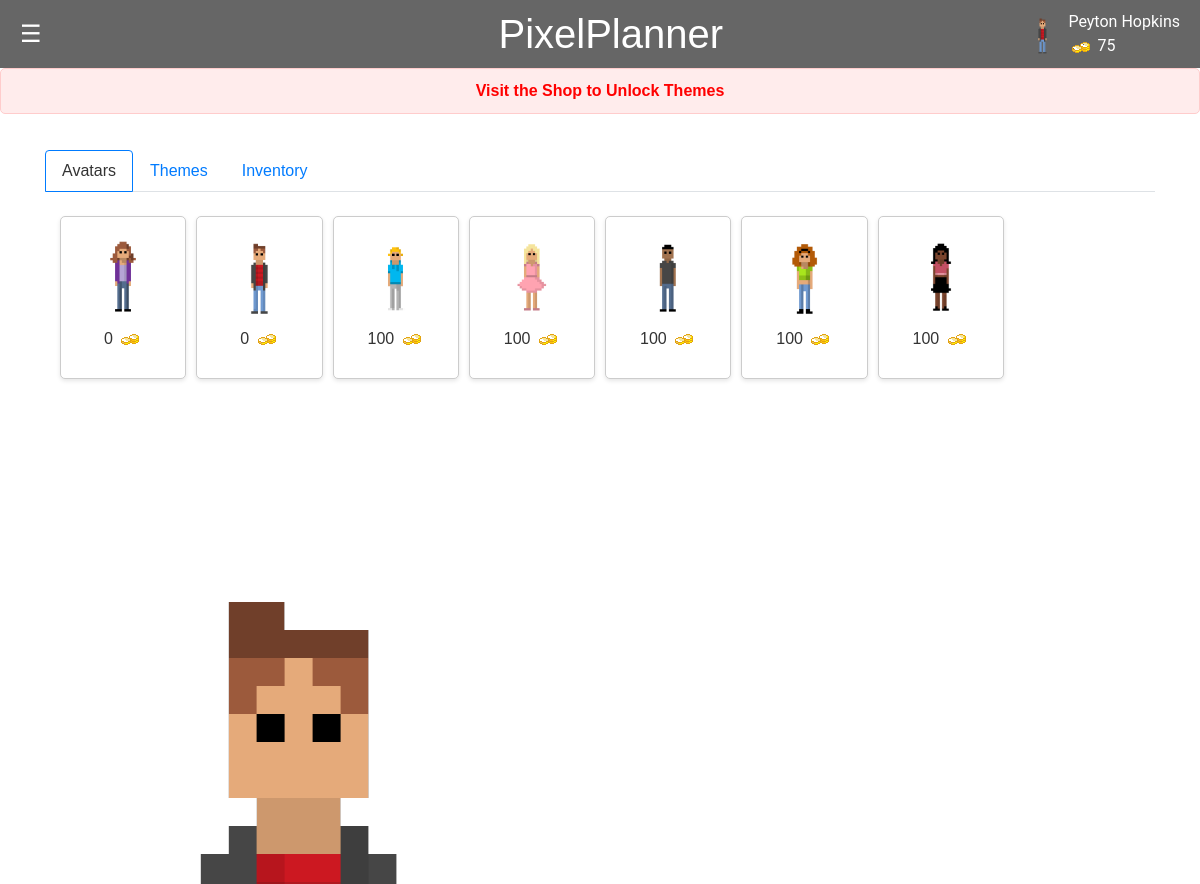
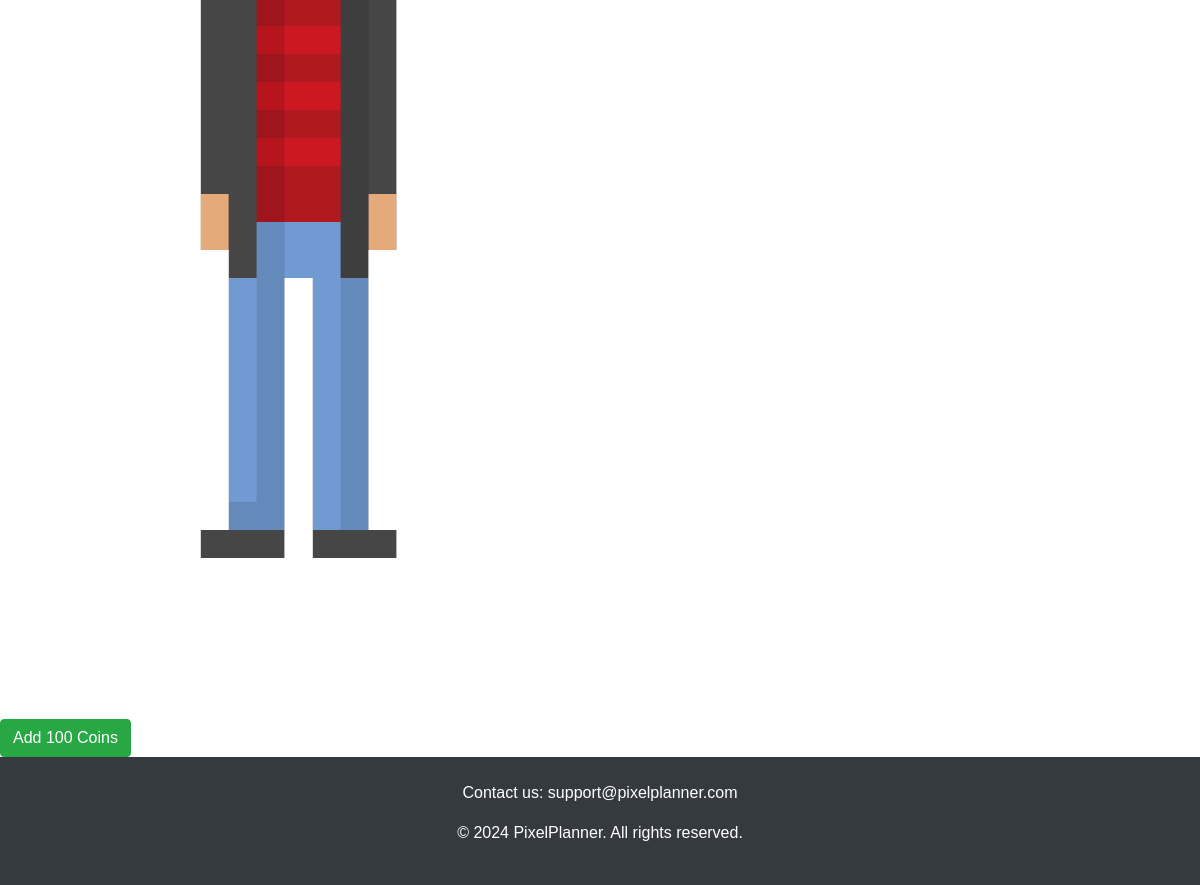
Screenshot of /shop (signed in) with the database file from the repository (2 pictures, top to bottom).
### app.py (models this page shows, shortened)
class User(db.Model):
    id = db.Column(db.Integer, primary_key=True)
    name = db.Column(db.String(100), nullable=False)
    email = db.Column(db.String(100), unique=True)
    password = db.Column(db.String(100))
    canvas_api_key = db.Column(db.String(255))
    course_codes_list = db.Column(db.String(255))
    avatar = db.Column(db.String(255))
    coins = db.Column(db.Integer)
    color_picker_unlocked = db.Column(db.Boolean, default=False)
    user_items = db.relationship('UserItem', backref='user', lazy=True, cascade="all, delete, delete-orphan")

class Item(db.Model):
    id = db.Column(db.Integer, primary_key=True)
    name = db.Column(db.String(100), nullable=False)
    price = db.Column(db.Integer, nullable=False)
    img = db.Column(db.String(255))

### app.py (the view)
@app.route('/shop')
def shop():
    if 'email' not in session:
        flash('Please log in to access the shop.')
        return redirect(url_for('login'))
    user = User.query.filter_by(email=session['email']).first()
    if not user:
        flash('User not found.')
        return redirect(url_for('login'))
    all_items = Item.query.all()
    unlocked_items = {ui.item.id for ui in user.user_items if ui.unlocked}  # use .all() to fetch items
    items_for_display = [{
        'id': item.id,
        'name': item.name,
        'img': item.img,
        'price': item.price,
        'unlocked': item.id in unlocked_items
    } for item in all_items]
    return render_template('shop.html', user=user, items=items_for_display)

### templates/shop.html (shortened to what this page needs)
<!DOCTYPE html>
<html lang="en">
<head>
    <link rel="stylesheet" href="https://cdn.jsdelivr.net/npm/bootstrap@4.6.2/dist/css/bootstrap.min.css">
    <link rel="stylesheet" href="/static/css/styles.css">
</head>
<header>
    <div class="menu-icon" onmouseover="openNav()" onmouseout="closeNav()">&#9776;</div>
    <h1>PixelPlanner</h1>
    <div class="profile-info">
        <img src="{{ url_for('static', filename='images/' + user.avatar) }}" alt="User Avatar" class="avatar">
        <div class="player-info">
            <span class="player-name">{{session.get('user_name', 'Guest')}}</span>
            <span class="player-coins"><img src="{{ url_for('static', filename='images/coin.png') }}" alt="Coin"> {{
                user.coins }}</span>
        </div>
</header>
{% if user.color_picker_unlocked %}
<form class="color-picker">
    <fieldset>
        <legend class="visually-hidden">Pick a color scheme</legend>
        <label for="light" class="visually-hidden">Light Theme</label>
        <input type="radio" name="theme" id="light" checked>
        <label for="pink" class="visually-hidden">Pink Theme</label>
        <input type="radio" name="theme" id="pink">
        <label for="blue" class="visually-hidden">Blue Theme</label>
        <input type="radio" name="theme" id="blue">
        <label for="green" class="visually-hidden">Green</label>
        <input type="radio" name="theme" id="green">
        <label for="dark" class="visually-hidden">Dark</label>
        <input type="radio" name="theme" id="dark">
    </fieldset>
</form>
{% else %}
<p class="locked-feature-notice">Visit the Shop to Unlock Themes</p>
{% endif %}
<body>
    <div class="shop-layout">
        <div class="container">
            <ul class="nav nav-tabs" id="shopTabs">
                <li class="nav-item">
                    <a class="nav-link active" data-toggle="tab" href="#avatars">Avatars</a>
                </li>
                <li class="nav-item">
                    <a class="nav-link" data-toggle="tab" href="#themes">Themes</a>
                </li>
                <li class="nav-item">
                    <a class="nav-link" data-toggle="tab" href="#inventory">Inventory</a>
                </li>
            </ul>
            <div class="tab-content">
                <div id="avatars" class="container tab-pane active"><br>
                    <div class="shop-grid">
                        {% for item in items %}
                        <div class="shop-item {{ 'purchased' if item.unlocked else '' }}" data-item-id="{{ item.id }}"
                            data-name="{{ item.name }}" data-price="{{ item.price }}"
                            data-img="{{ url_for('static', filename='images/' + item.img) }}">
                            <img src="{{ url_for('static', filename='images/' + item.img) }}" alt="{{ item.name }}">
                            <p>{{ item.price }} <img src="{{ url_for('static', filename='images/coin.png') }}"
                                    alt="Coin"></p>
                        </div>
                        {% endfor %}
                    </div>
                </div>
            </div>
        </div>
    </div>
    <div class="user-avatar-large">
        <img src="{{ url_for('static', filename='images/' + user.avatar) }}" alt="User Avatar">
    </div>
<div>
    <form action="{{ url_for('add_coins') }}" method="post">
        <button type="submit" class="btn btn-success">Add 100 Coins</button>
    </form>
</div>
    <footer class="footer bg-dark text-white py-4">
        <div class="container text-center">
            <p>Contact us: support@pixelplanner.com</p>
            <p>&copy; 2024 PixelPlanner. All rights reserved.</p>
        </div>
    </footer>
</body>
</html>

### static/css/styles.css (style rules this page uses)
body, html { height: 100%; margin: 0; padding: 0; font-family: Arial, sans-serif; background-color: var(--bg-color); color: var(--text-color); }
body, html { margin: 0; padding: 0; font-family: Arial, sans-serif; }
header { display: flex; justify-content: space-between; align-items: center; background-color: var(--notification-text-color); padding: 10px 20px; position: relative; }
header h1 { margin: 0; flex-grow: 1; text-align: center; color: var(--bg-color) }
.menu-icon { cursor: pointer; font-size: 24px; color: var(--bg-color); }
.profile-info { display: flex; align-items: center; position: absolute; top: 10px; right: 20px; font-family: 'Roboto', sans-serif; color: var(--bg-color); }
.avatar { height: 50px; width: auto; border-radius: 50%; }
.player-info { display: flex; flex-direction: column; margin-left: 10px }
body { font-family: Arial, sans-serif; background-color: var(--bg-color); margin: 0; padding: 0; }
.shop-layout { display: flex; justify-content: left; padding: 20px; width: 100%; }
.shop-grid { display: grid; width: 100%; grid-template-columns: repeat(auto-fill, minmax(120px, 1fr)); gap: 10px; margin: 0 auto; }
.shop-item, .inventory-item { display: flex; flex-direction: column; align-items: center; justify-content: center; border: 1px solid #ccc; padding: 10px; border-radius: 5px; box-shadow: 0 2px 4px rgba(0,0,0,0.1); background-color: #fff; transition: border 0.3s ease-in-out; cursor: pointer; }
.shop-item img, .inventory-item img { height: 100px; max-width: 100%; }
.shop-item p img, .inventory-item p img { height: auto; width: auto; }
.user-avatar-large { flex: 1; width: 50%; display: flex; justify-content: center; align-items: center; }
.nav-tabs .nav-link.active { color: var(--text-color); background-color: var(--bg-color); border-color: #007bff; }
:root { --bg-color: #fff; --text-color: #333; --link-color: #007bff; --hover-bg-color: #cccccc; --hover-text-decoration: underline; --notification-text-color: #666; --border-color: #eee; }
a { color: var(--link-color); }
.locked-feature-notice { color: #ff0000; font-weight: bold; padding: 10px; background-color: #ffecec; border: 1px solid #ffcccc; border-radius: 5px; text-align: center; }

### rows the page displays
User: avatar (picture), get "Peyton Hopkins", coins "75"
Item: img (picture), price "0"
Item: img (picture), price "0"
Item: img (picture), price "100"
Item: img (picture), price "100"
Item: img (picture), price "100"
Item: img (picture), price "100"
Item: img (picture), price "100"
